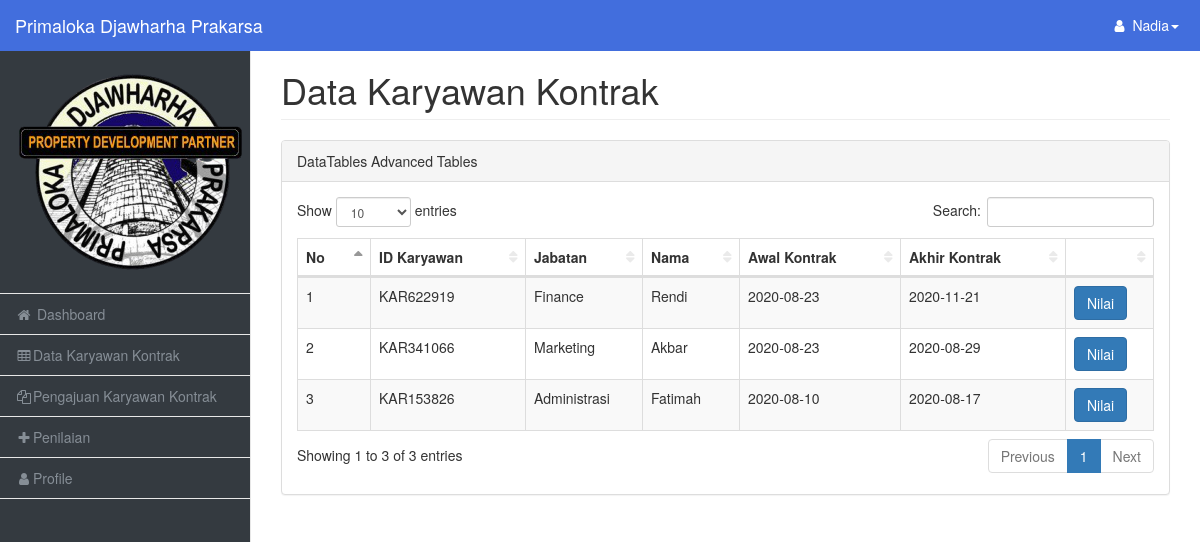
Screenshot of /pages/data_kar_kontrak.php (signed in) with the database file from the repository.
### tables this page shows
CREATE TABLE `tb_karyawan` (
  `id_karyawan` varchar(20) NOT NULL,
  `id_jabatan` int(11) NOT NULL,
  `nama` varchar(30) NOT NULL,
  `jk` varchar(20) NOT NULL,
  `alamat` text NOT NULL,
  `no_telp` varchar(12) NOT NULL,
  `tmp_lahir` varchar(20) NOT NULL,
  `tgl_lahir` date NOT NULL,
  `kontrak` varchar(15) NOT NULL,
  `awal_kontrak` date NOT NULL,
  `akhir_kontrak` date NOT NULL,
  `foto` text NOT NULL,
  `ket` varchar(30) NOT NULL,
  `status` enum('Diajukan','Selesai Kontrak','Belum Diajukan','Proses Penilaian','Perpanjang Kontrak','Sudah Dinilai','Dalam Masa Kontrak','Sudah Habis Kontrak') NOT NULL
);

CREATE TABLE `tb_jabatan` (
  `id_jabatan` int(11) NOT NULL,
  `nama_jabatan` varchar(20) NOT NULL
);

### pages/data_kar_kontrak.php (the view, shortened to what this page needs)
<?php
  include '../database/connect.php' ;
  if($_SESSION['akses']=="hrd"){
    $query = "SELECT * FROM tb_karyawan join tb_jabatan ON tb_jabatan.id_jabatan=tb_karyawan.id_jabatan order by id_karyawan DESC";
  }else{
    $query = "SELECT * FROM tb_karyawan join tb_jabatan ON tb_jabatan.id_jabatan=tb_karyawan.id_jabatan where tb_karyawan.id_jabatan =$where order by id_karyawan DESC";
  }
    $result = mysqli_query($mysqli,$query);
?>
<!DOCTYPE html>
<html lang="en">
    <head>
        <link href="../css/bootstrap.min.css" rel="stylesheet">
        <link href="../css/metisMenu.min.css" rel="stylesheet">
        <link href="../css/dataTables/dataTables.bootstrap.css" rel="stylesheet">
        <link href="../css/dataTables/dataTables.responsive.css" rel="stylesheet">
        <link href="../css/startmin.css" rel="stylesheet">
        <link href="../css/font-awesome.min.css" rel="stylesheet" type="text/css">
    </head>
    <body style="background-color: #343a40;">
        <div id="wrapper">
            <?php include '../view/navigation.php' ; ?>
            <div id="page-wrapper">
                <div class="container-fluid">
                    <div class="row">
                        <div class="col-lg-12">
                            <h1 class="page-header">Data Karyawan Kontrak</h1>
                        </div>
                    </div>
                    <div class="row">
                        <div class="col-lg-12">
                            <div class="panel panel-default">
                                <div class="panel-heading">
                                    DataTables Advanced Tables
                                </div>
                                <div class="panel-body">
                                    <div class="table-responsive">
                                        <table class="table table-striped table-bordered table-hover" id="dataTables-example">
                                            <thead>
                                                <tr>
                                                    <th>No</th>
                                                    <th>ID Karyawan</th>
                                                    <th>Jabatan</th>
                                                    <th>Nama</th>
                                                    <th>Awal Kontrak</th>
                                                    <th>Akhir Kontrak</th>
                                                    <th></th>
                                                </tr>
                                            </thead>
                                            <tbody>
                                            <?php
                                                $no = 1;
                                                while($fetch = mysqli_fetch_array($result)){
                                                    echo "<tr class='even gradeA'>";
                                                    echo "<td>".$no++."</td>";
                                                    echo "<td>".$fetch['id_karyawan']."</td>";
                                                    echo "<td>".$fetch['nama_jabatan']."</td>";
                                                    echo "<td>".$fetch['nama']."</td>";
                                                    echo "<td>".$fetch['awal_kontrak']."</td>";
                                                    echo "<td>".$fetch['akhir_kontrak']."</td>";
                                                    echo "<td><a class='btn btn-primary' href='tambah_penilaian.php'>Nilai</a></td>";
                                                    echo "</tr>";
                                                }
                                            ?>
                                            </tbody>
                                        </table>
                                    </div>
                                </div>
                            </div>
                        </div>
                    </div>
                </div>
            </div>
        </div>
    </body>
</html>

### css/startmin.css (style rules this page uses)
body { background-color: #f8f8f8; }
#wrapper { width: 100%; }
#page-wrapper { padding-top: 30px; min-height: 568px; background-color: #fff; }
@media (min-width:768px) { #page-wrapper { position: inherit; margin-left: 250px; padding: 30px 15px 0 15px; border-left: 1px solid #e7e7e7; } }
table.dataTable thead .sorting, table.dataTable thead .sorting_asc, table.dataTable thead .sorting_desc, table.dataTable thead .sorting_asc_disabled, table.dataTable thead .sorting_desc_disabled { background: 0 0; }
table.dataTable thead .sorting_asc:after { content: "\f0de"; float: right; font-family: fontawesome; }
table.dataTable thead .sorting:after { content: "\f0dc"; float: right; font-family: fontawesome; color: rgba(50,50,50,.5); }

### rows the page displays
tb_karyawan: id_karyawan "KAR622919", id_jabatan.nama_jabatan "Finance", nama "Rendi", awal_kontrak "2020-08-23", akhir_kontrak "2020-11-21"
tb_karyawan: id_karyawan "KAR341066", id_jabatan.nama_jabatan "Marketing", nama "Akbar", awal_kontrak "2020-08-23", akhir_kontrak "2020-08-29"
tb_karyawan: id_karyawan "KAR153826", id_jabatan.nama_jabatan "Administrasi", nama "Fatimah", awal_kontrak "2020-08-10", akhir_kontrak "2020-08-17"

### other values shown
$_SESSION['nama'] "Nadia"
